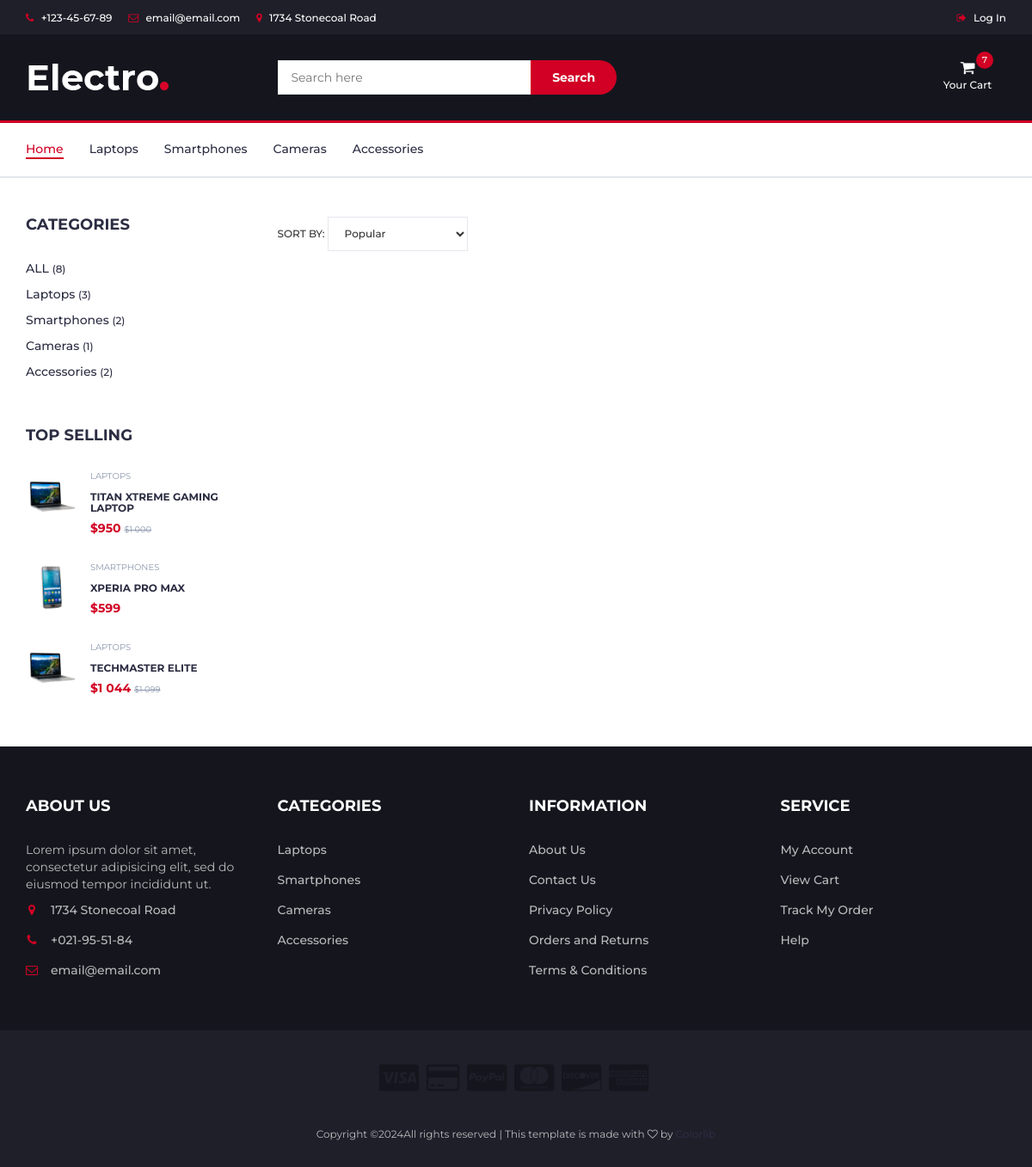
Page /goods/search on the committed database.
### carts/models.py (models this page shows, shortened)
class Cart(models.Model):
    user = models.ForeignKey(to=User, on_delete=models.CASCADE, blank=True, null=True)
    product = models.ForeignKey(to=Product, on_delete=models.CASCADE)
    quantity = models.SmallIntegerField(default=0)
    session_key = models.CharField(max_length=32, blank=True, null=True)
    created_timestampt = models.DateTimeField(auto_now_add=True)
    class Meta:
        db_table = "cart"
    objects = CartQuerySet().as_manager()
    def products_price(self):
        return round(self.product.sell_price() * self.quantity)

### main/models.py (models this page shows, shortened)
class Category(models.Model):
    name = models.CharField(max_length=150, unique=True)
    slug = models.SlugField(max_length=200, unique=True)
    image = models.ImageField(upload_to='category_images')
    class Meta:
        verbose_name_plural = "Categories"
    def product_count(self):
        return self.product_set.count()

class Product(models.Model):
    name = models.CharField(max_length=150, unique=True)
    slug = models.SlugField(max_length=200, unique=True)
    description = models.TextField()
    little_description = models.TextField()
    price = models.DecimalField(default=0.00, max_digits=7, decimal_places=2)
    discount = models.DecimalField(default=0.00, max_digits=4, decimal_places=2)
    quantity = models.PositiveIntegerField(default=0)
    category = models.ForeignKey(to=Category, on_delete=models.CASCADE)
    class Meta:
        ordering = ("id",)
    def sell_price(self):
        if self.discount:
            return round(self.price - (self.price * self.discount / 100), 2)
        return self.price

class ProductImage(models.Model):
    product = models.ForeignKey(
        Product, related_name="images", on_delete=models.CASCADE
    )
    image = models.ImageField(upload_to="product_images")

### goods/views.py (the view, shortened to what this page needs)
# urls.py: path("search", views.catalog, name="search"),
def catalog(request, category_slug=None):
    page = request.GET.get("page", 1)
    query = request.GET.get("q", None)
    sort_option = request.GET.get("sort", None)
    if category_slug == "all":
        goods = Product.objects.all()
    elif query:
        goods = q_search(query)
    else:
        goods = Product.objects.filter(category__slug=category_slug)
    if sort_option == "0":  # Popular
        goods = goods.annotate(average_rating=Avg("ratings__value")).order_by(
            "-average_rating"
        )
    elif sort_option == "3":  # Discount
        goods = goods.filter(discount__gt=0)
    categories = Category.objects.all()
    top_sellings = (
        Product.objects.all()
        .annotate(average_rating=Avg("ratings__value"))
        .order_by("-average_rating")[:3]
    )
    total_count = Product.objects.count()
    paginator = Paginator(goods, 6)
    current_page = paginator.page(int(page))
    context = {
        "title": "Catalog",
        "goods": current_page,
        "categories": categories,
        "top_sellings": top_sellings,
        "total_count": total_count,
        "slug_url": category_slug,
    }
    return render(request, "goods/catalog.html", context)

### goods/templates/goods/catalog.html (shortened to what this page needs)
{% extends 'base.html' %}
{% load static %}
{% load custom_filters %}
{% load goods_tags %}
{% block content %}
  <div class="section">
    <div class="container">
      <div class="row">
        <div id="aside" class="col-md-3">
          <div class="aside">
            <h3 class="aside-title">Categories</h3>
            <div class="checkbox-filter">
              <div class="input-checkbox">
                <a href="{% url 'goods:catalog' 'all' %}">
                  ALL
                  <small>({{ total_count }})</small>
                </a>
              </div>
              {% for category in categories %}
                <div class="input-checkbox">
                  <a href="{% url 'goods:catalog' category.slug %}">
                    {{ category.name }}
                    <small>({{ category.product_count }})</small>
                  </a>
                </div>
              {% endfor %}
            </div>
          </div>
          <br /><br />
          <div class="aside">
            <h3 class="aside-title">Top selling</h3>
            {% for product in top_sellings %}
              <div class="product-widget">
                <div class="product-img">
                  <img src="{{ product.images.first.image.url }}" alt="{{ product.name }}" />
                </div>
                <div class="product-body">
                  <p class="product-category">{{ product.category.name }}</p>
                  <h3 class="product-name"><a href="{% url 'goods:product' product.slug %}">{{ product.name }}</a></h3>
                  <h4 class="product-price">
                    ${{ product.sell_price|add_spaces }} {% if product.discount %}
                      <del class="product-old-price">${{ product.price|add_spaces }}</del>
                    {% endif %}
                  </h4>
                </div>
              </div>
            {% endfor %}
          </div>
        </div>
        <div id="store" class="col-md-9">
          <form action="{% if request.get.q %}
                        {% url 'goods:search' %}
                      {% else %}
                        {% url 'goods:catalog' slug_url %}
                      {% endif %}"
                method="get">
            <div class="store-filter clearfix">
              <div class="store-sort">
                <label>
                  Sort By:
                  <select class="input-select" name="sort" onchange="this.form.submit()">
                    <option value="0" {% if current_sort == '0' %}selected{% endif %}>Popular</option>
                  </select>
                </label>
              </div>
            </div>
          </form>
        </div>
      </div>
    </div>
  </div>
{% endblock %}

### templates/base.html (shortened to what this page needs)
{% load static %}
{% load goods_tags %}
{% load cart_tags %}
{% user_carts request as carts %}
<!DOCTYPE html>
<html lang="en">
  <head>
    <link type="text/css" rel="stylesheet" href="{% static 'css/bootstrap.min.css' %}" />
    <link type="text/css" rel="stylesheet" href="{% static 'css/slick.css' %}" />
    <link type="text/css" rel="stylesheet" href="{% static 'css/slick-theme.css' %}" />
    <link type="text/css" rel="stylesheet" href="{% static 'css/nouislider.min.css' %}" />
    <link rel="stylesheet" href="{% static 'css/font-awesome.min.css' %}" />
    <link type="text/css" rel="stylesheet" href="{% static 'css/style.css' %}" />
  </head>
  <body>
    <header>
      <div id="top-header">
        <div class="container">
          <ul class="header-links pull-left">
            <li>
              <a href="#"><i class="fa fa-phone"></i> +123-45-67-89</a>
            </li>
            <li>
              <a href="#"><i class="fa fa-envelope-o"></i> email@email.com</a>
            </li>
            <li>
              <a href="#"><i class="fa fa-map-marker"></i> 1734 Stonecoal Road</a>
            </li>
          </ul>
          <ul class="header-links pull-right">
            {% if not user.is_authenticated %}
              <li>
                <a href="{% url 'users:login' %}"><i class="fa fa-sign-out"></i> Log In</a>
              </li>
            {% endif %}
          </ul>
        </div>
      </div>
      <div id="header">
        <div class="container">
          <div class="row">
            <div class="col-md-3">
              <div class="header-logo">
                <a href="{% url 'main:index' %}" class="logo"><img src="{% static './img/logo.png' %}" alt="logo" /></a>
              </div>
            </div>
            <div class="col-md-6">
              <div class="header-search">
                <form action="{% url 'goods:search' %}" method="GET">
                  <input class="input" type="search" name="q" placeholder="Search here" />
                  <button class="search-btn">Search</button>
                </form>
              </div>
            </div>
            <div class="col-md-3 clearfix">
              <div class="header-ctn">
                <div class="dropdown">
                  <a class="dropdown-toggle" data-toggle="dropdown" aria-expanded="true">
                    <i class="fa fa-shopping-cart"></i>
                    <span>Your Cart</span>
                    <div class="qty">{{carts.total_quantity}}</div>
                  </a>
                </div>
              </div>
            </div>
          </div>
        </div>
      </div>
    </header>
    <nav id="navigation">
      <div class="container">
        <div id="responsive-nav">
          <ul class="main-nav nav navbar-nav">
            <li class="active">
              <a href="{% url 'main:index' %}">Home</a>
            </li>
            {% for category in categories %}
              <li>
                <a href="{% url 'goods:catalog' category.slug %}">{{ category.name }}</a>
              </li>
            {% endfor %}
          </ul>
        </div>
      </div>
    </nav>
    {% block content %}
    {% endblock %}
    <footer id="footer">
      <div class="section">
        <div class="container">
          <div class="row">
            <div class="col-md-3 col-xs-6">
              <div class="footer">
                <h3 class="footer-title">About Us</h3>
                <p>Lorem ipsum dolor sit amet, consectetur adipisicing elit, sed do eiusmod tempor incididunt ut.</p>
                <ul class="footer-links">
                  <li>
                    <a href="#"><i class="fa fa-map-marker"></i>1734 Stonecoal Road</a>
                  </li>
                  <li>
                    <a href="#"><i class="fa fa-phone"></i>+021-95-51-84</a>
                  </li>
                  <li>
                    <a href="#"><i class="fa fa-envelope-o"></i>email@email.com</a>
                  </li>
                </ul>
              </div>
            </div>
            <div class="col-md-3 col-xs-6">
              <div class="footer">
                <h3 class="footer-title">Categories</h3>
                <ul class="footer-links">
                  {% for category in categories %}
                    <li>
                      <a href="{% url 'goods:catalog' category.slug %}">{{ category.name }}</a>
                    </li>
                  {% endfor %}
                </ul>
              </div>
            </div>
            <div class="col-md-3 col-xs-6">
              <div class="footer">
                <h3 class="footer-title">Information</h3>
                <ul class="footer-links">
                  <li>
                    <a href="#">About Us</a>
                  </li>
                  <li>
                    <a href="#">Contact Us</a>
                  </li>
                  <li>
                    <a href="#">Privacy Policy</a>
                  </li>
                  <li>
                    <a href="#">Orders and Returns</a>
                  </li>
                  <li>
                    <a href="#">Terms & Conditions</a>
                  </li>
                </ul>
              </div>
            </div>
            <div class="col-md-3 col-xs-6">
              <div class="footer">
                <h3 class="footer-title">Service</h3>
                <ul class="footer-links">
                  <li>
                    <a href="#">My Account</a>
                  </li>
                  <li>
                    <a href="#">View Cart</a>
                  </li>
                  <li>
                    <a href="#">Track My Order</a>
                  </li>
                  <li>
                    <a href="#">Help</a>
                  </li>
                </ul>
              </div>
            </div>
          </div>
        </div>
      </div>
      <div id="bottom-footer" class="section">
        <div class="container">
          <div class="row">
            <div class="col-md-12 text-center">
              <ul class="footer-payments">
                <li>
                  <a href="#"><i class="fa fa-cc-visa"></i></a>
                </li>
                <li>
                  <a href="#"><i class="fa fa-credit-card"></i></a>
                </li>
                <li>
                  <a href="#"><i class="fa fa-cc-paypal"></i></a>
                </li>
                <li>
                  <a href="#"><i class="fa fa-cc-mastercard"></i></a>
                </li>
                <li>
                  <a href="#"><i class="fa fa-cc-discover"></i></a>
                </li>
                <li>
                  <a href="#"><i class="fa fa-cc-amex"></i></a>
                </li>
              </ul>
              <span class="copyright">
                Copyright &copy;All rights reserved | This template is made with <i class="fa fa-heart-o" aria-hidden="true"></i> by <a href="https://colorlib.com" target="_blank">Colorlib</a>
              </span>
            </div>
          </div>
        </div>
      </div>
    </footer>
  </body>
</html>

### rows in the picture
Cart: total_quantity "7"
Category: name "Laptops", product_count "3"
Category: name "Smartphones", product_count "2"
Category: name "Cameras", product_count "1"
Category: name "Accessories", product_count "2"
Product: images.first.image (picture), category.name "LAPTOPS", name "TITAN XTREME GAMING LAPTOP", sell_price|add_spaces "950", price|add_spaces "1 000"
Product: images.first.image (picture), category.name "SMARTPHONES", name "XPERIA PRO MAX", sell_price|add_spaces "599"
Product: images.first.image (picture), category.name "LAPTOPS", name "TECHMASTER ELITE", sell_price|add_spaces "1 044", price|add_spaces "1 099"

### other values in the picture
{{ total_count }} "8"
